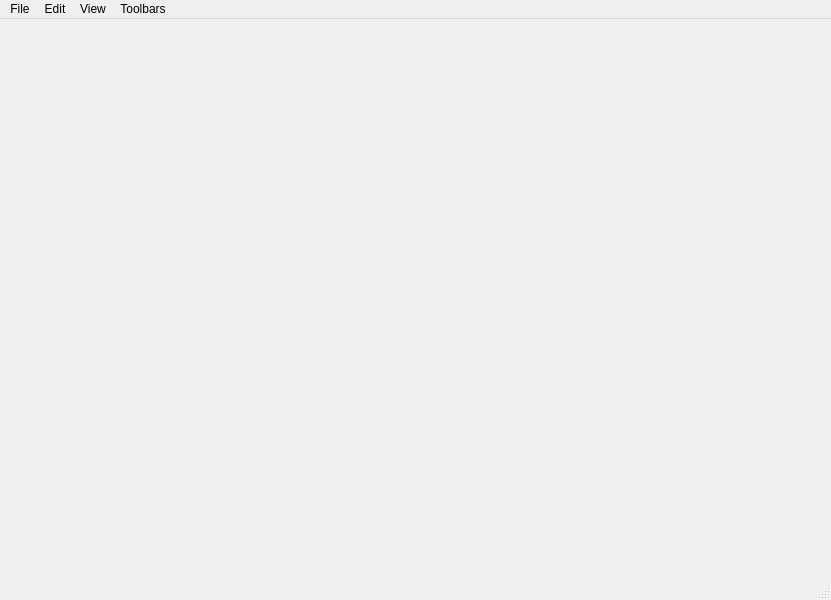
 <widget class="QMainWindow" name="MainWindow2">
  <property name="geometry">
   <rect>
    <x>0</x>
    <y>0</y>
    <width>831</width>
    <height>600</height>
   </rect>
  </property>
  <property name="windowTitle">
   <string>MainWindow</string>
  </property>
  <widget class="BackgroundWidget" name="background">
   <layout class="QVBoxLayout" name="layout">
    <property name="spacing">
     <number>0</number>
    </property>
    <property name="leftMargin">
     <number>0</number>
    </property>
    <property name="topMargin">
     <number>0</number>
    </property>
    <property name="rightMargin">
     <number>0</number>
    </property>
    <property name="bottomMargin">
     <number>0</number>
    </property>
    <item>
     <widget class="ScribbleArea" name="scribbleArea" native="true">
      <property name="focusPolicy">
       <enum>Qt::StrongFocus</enum>
      </property>
     </widget>
    </item>
   </layout>
  </widget>
  <widget class="QStatusBar" name="statusBar"/>
  <widget class="QMenuBar" name="menuBar">
   <property name="geometry">
    <rect>
     <x>0</x>
     <y>0</y>
     <width>831</width>
     <height>24</height>
    </rect>
   </property>
   <widget class="QMenu" name="menuFile">
    <property name="title">
     <string>File</string>
    </property>
    <widget class="QMenu" name="menuImport">
     <property name="title">
      <string>Import</string>
     </property>
     <addaction name="separator"/>
     <addaction name="actionImport_Image"/>
     <addaction name="actionImport_ImageSeq"/>
     <!-- Removed: Import Movie Video, Animated Image -->
     <addaction name="actionImportLayers_from_pclx"/>
     <addaction name="separator"/>
     <!-- Removed: Import Sound, Movie Audio -->
     <!-- Removed: Palette import options (Replace/Append) -->
    </widget>
    <widget class="QMenu" name="menuExport">
     <property name="title">
      <string>Export</string>
     </property>
     <addaction name="separator"/>
      <addaction name="actionExport_Animation"/>
      <addaction name="actionExport_Image"/>
      <addaction name="actionExport_Gif"/>
     <!-- Removed: Export Palette option -->
    </widget>
    <addaction name="actionNew"/>
    <addaction name="actionOpen"/>
    <addaction name="actionSave"/>
    <addaction name="actionSave_as"/>
    <addaction name="separator"/>
    <addaction name="menuImport"/>
    <addaction name="menuExport"/>
    <addaction name="separator"/>
    <addaction name="actionExit"/>
   </widget>
   <widget class="QMenu" name="menuEdit">
    <property name="title">
     <string>Edit</string>
    </property>
    <widget class="QMenu" name="menuSelection">
     <property name="title">
      <string>Selection</string>
     </property>
     <addaction name="actionFlip_X"/>
     <addaction name="actionFlip_Y"/>
    </widget>
    <widget class="QMenu" name="menuPrepare_scanned_drawings">
     <property name="title">
      <string>Prepare Scanned Drawings</string>
     </property>
     <addaction name="actionPegbarAlignment"/>
     <addaction name="actionAdd_Transparency_to_paper"/>
    </widget>
    <addaction name="actionUndo"/>
    <addaction name="actionRedo"/>
    <addaction name="separator"/>
    <addaction name="actionCut"/>
    <addaction name="actionCopy"/>
    <addaction name="actionPaste"/>
    <addaction name="actionPaste_Previous"/>
    <addaction name="actionClearFrame"/>
    <addaction name="separator"/>
    <addaction name="menuSelection"/>
    <addaction name="separator"/>
    <addaction name="actionSelect_All"/>
    <addaction name="actionDeselect_All"/>
    <addaction name="separator"/>
    <addaction name="menuPrepare_scanned_drawings"/>
    <addaction name="separator"/>
    <addaction name="actionPreference"/>
   </widget>
   <widget class="QMenu" name="menuView">
    <property name="title">
     <string>View</string>
    </property>
    <widget class="QMenu" name="menuOnion_Skin">
     <property name="title">
      <string>Onion Skin</string>
     </property>
     <addaction name="actionOnionPrev"/>
     <addaction name="actionOnionNext"/>
    </widget>
    <widget class="QMenu" name="menuZoom">
     <property name="title">
      <string>Zoom</string>
     </property>
     <property name="icon">
      <iconset resource="../data/app.qrc">
       <normaloff>:/icons/themes/playful/menubar/zoom-select.svg</normaloff>:/icons/themes/playful/menubar/zoom-select.svg</iconset>
     </property>
     <addaction name="actionZoom400"/>
     <addaction name="actionZoom300"/>
     <addaction name="actionZoom200"/>
     <addaction name="actionZoom100"/>
     <addaction name="actionZoom50"/>
     <addaction name="actionZoom33"/>
     <addaction name="actionZoom25"/>
    </widget>
    <widget class="QMenu" name="menuLayer_Visibility">
     <property name="title">
      <string>Layer Visibility</string>
     </property>
     <addaction name="actionVisibilityCurrentLayerOnly"/>
     <addaction name="actionVisibilityRelative"/>
     <addaction name="actionVisibilityAll"/>
    </widget>
    <widget class="QMenu" name="menuOverlays">
     <property name="title">
      <string>Overlays</string>
     </property>
     <widget class="QMenu" name="menuPerspectiveLinesAngle">
      <property name="title">
       <string>Perspective Lines Angle</string>
      </property>
      <property name="icon">
       <iconset resource="../data/app.qrc">
        <normaloff>:/icons/themes/playful/display/perspective-angle.svg</normaloff>:/icons/themes/playful/display/perspective-angle.svg</iconset>
      </property>
      <addaction name="action2Degrees"/>
      <addaction name="action3Degrees"/>
      <addaction name="action5Degrees"/>
      <addaction name="action7_5Degrees"/>
      <addaction name="action10Degrees"/>
      <addaction name="action15Degrees"/>
      <addaction name="action20Degrees"/>
      <addaction name="action30Degrees"/>
     </widget>
     <addaction name="actionGrid"/>
     <addaction name="actionCenter"/>
     <addaction name="actionThirds"/>
     <addaction name="actionGoldenRatio"/>
     <addaction name="actionSafeAreas"/>
     <addaction name="actionOnePointPerspective"/>
     <addaction name="actionTwoPointPerspective"/>
     <addaction name="actionThreePointPerspective"/>
     <addaction name="menuPerspectiveLinesAngle"/>
    </widget>
    <addaction name="actionReset_View"/>
    <addaction name="actionCenter_View"/>
    <addaction name="separator"/>
    <addaction name="actionZoom_In"/>
    <addaction name="actionZoom_Out"/>
    <addaction name="menuZoom"/>
    <addaction name="separator"/>
    <addaction name="actionRotate_Clockwise"/>
    <addaction name="actionRotate_Anticlockwise"/>
    <addaction name="actionReset_Rotation"/>
    <addaction name="separator"/>
    <addaction name="actionHorizontal_Flip"/>
    <addaction name="actionVertical_Flip"/>
    <addaction name="separator"/>
    <addaction name="menuOverlays"/>
    <addaction name="menuOnion_Skin"/>
    <addaction name="menuLayer_Visibility"/>
    <addaction name="separator"/>
    <addaction name="actionShowInvisibleLines"/>
    <addaction name="actionShowOutlinesOnly"/>
    <addaction name="separator"/>
   </widget>
   <widget class="QMenu" name="menuAnimation">
    <property name="title">
     <string>Animation</string>
    </property>
    <widget class="QMenu" name="menuTimeline_Selection">
     <property name="title">
      <string>Timeline Selection</string>
     </property>
     <addaction name="actionAdd_Frame_Exposure"/>
     <addaction name="actionSubtract_Frame_Exposure"/>
     <addaction name="separator"/>
     <addaction name="actionReverse_Frames_Order"/>
     <addaction name="actionRemove_Frames"/>
    </widget>
    <addaction name="actionPlay"/>
    <addaction name="actionLoop"/>
    <addaction name="actionLoopControl"/>
    <addaction name="separator"/>
    <addaction name="actionNext_Frame"/>
    <addaction name="actionPrevious_Frame"/>
    <addaction name="actionNext_KeyFrame"/>
    <addaction name="actionPrev_KeyFrame"/>
    <addaction name="separator"/>
    <addaction name="actionAdd_Frame"/>
    <addaction name="actionRemove_Frame"/>
    <addaction name="separator"/>
    <addaction name="actionMove_Frame_Forward"/>
    <addaction name="actionMove_Frame_Backward"/>
    <addaction name="separator"/>
    <addaction name="actionFlip_inbetween"/>
    <addaction name="actionFlip_rolling"/>
    <addaction name="separator"/>
    <addaction name="actionReposition_Selected_Frames"/>
    <addaction name="menuTimeline_Selection"/>
   </widget>
   <widget class="QMenu" name="menuTools">
    <property name="title">
     <string>Tools</string>
    </property>
    <addaction name="actionMove"/>
    <addaction name="actionSelect"/>
    <addaction name="actionPen"/>

    <addaction name="actionEraser"/>
    <addaction name="actionPolyline"/>
    <addaction name="actionEyedropper"/>
    <addaction name="actionBucket"/>
   </widget>
   <widget class="QMenu" name="menuLayer">
    <property name="title">
     <string>Layer</string>
    </property>
    <widget class="QMenu" name="menuChange_line_color">
     <property name="title">
      <string>Change line color</string>
     </property>
     <addaction name="actionChangeLineColorCurrent_keyframe"/>
     <addaction name="actionChangeLineColorAll_keyframes_on_layer"/>
    </widget>
    <addaction name="actionNew_Bitmap_Layer"/>
    <!-- Removed: New Sound Layer action from menu -->
    <addaction name="separator"/>
    <addaction name="actionDelete_Current_Layer"/>
    <addaction name="separator"/>
    <addaction name="menuChange_line_color"/>
    <addaction name="separator"/>
    <addaction name="actionChangeLayerOpacity"/>
   </widget>
   <widget class="QMenu" name="menuWindows">
    <property name="title">
     <string>Toolbars</string>
    </property>
   </widget>
   <widget class="QMenu" name="menuAbout">
    <property name="title">
     <string>About</string>
    </property>
    <addaction name="actionAbout"/>
   </widget>
   <addaction name="menuFile"/>
   <addaction name="menuEdit"/>
   <addaction name="menuView"/>

   <addaction name="menuWindows"/>

  </widget>
  <action name="actionNew">
   <property name="icon">
    <iconset resource="../data/app.qrc">
     <normaloff>:/icons/themes/playful/menubar/new.svg</normaloff>:/icons/themes/playful/menubar/new.svg</iconset>
   </property>
   <property name="text">
    <string>New</string>
   </property>
  </action>
  <action name="actionOpen">
   <property name="icon">
    <iconset resource="../data/app.qrc">
     <normaloff>:/icons/themes/playful/menubar/open.svg</normaloff>:/icons/themes/playful/menubar/open.svg</iconset>
   </property>
   <property name="text">
    <string>Open</string>
   </property>
  </action>
  <action name="actionSave">
   <property name="icon">
    <iconset resource="../data/app.qrc">
     <normaloff>:/icons/themes/playful/menubar/save.svg</normaloff>:/icons/themes/playful/menubar/save.svg</iconset>
   </property>
   <property name="text">
    <string>Save</string>
   </property>
  </action>
  <action name="actionSave_as">
   <property name="icon">
    <iconset resource="../data/app.qrc">
     <normaloff>:/icons/themes/playful/menubar/save.svg</normaloff>:/icons/themes/playful/menubar/save.svg</iconset>
   </property>
   <property name="text">
    <string>Save As...</string>
   </property>
  </action>
  <action name="actionExit">
   <property name="text">
    <string>Exit</string>
   </property>
  </action>
  <!-- Removed: actionExport_ImageSeq (Current Layer Animation) -->
  <action name="actionExport_Animation">
   <property name="text">
    <string>Animation...</string>
   </property>
  </action>
  <action name="actionExport_Sprite">
   <property name="text">
    <string>Sprite Sheet...</string>
   </property>
  </action>
  <action name="actionExport_Image">
   <property name="text">
    <string>Image...</string>
   </property>
  </action>
  <action name="actionExport_Gif">
   <property name="text">
    <string>Export GIF...</string>
   </property>
  </action>
   <!-- Removed: actionExport_Palette -->
  <action name="actionImport_Image">
   <property name="text">
    <string>Image...</string>
   </property>
  </action>
  <action name="actionImport_ImageSeq">
   <property name="text">
    <string>Image Sequence...</string>
   </property>
  </action>
  
  <!-- Removed: actionImport_ImageSeqNum (Image Predefined set...) -->
  <action name="actionUndo">
   <property name="icon">
    <iconset resource="../data/app.qrc">
     <normaloff>:/icons/themes/playful/menubar/undo.svg</normaloff>:/icons/themes/playful/menubar/undo.svg</iconset>
   </property>
   <property name="text">
    <string>Undo</string>
   </property>
  </action>
  <action name="actionRedo">
   <property name="icon">
    <iconset resource="../data/app.qrc">
     <normaloff>:/icons/themes/playful/menubar/redo.svg</normaloff>:/icons/themes/playful/menubar/redo.svg</iconset>
   </property>
   <property name="text">
    <string>Redo</string>
   </property>
  </action>
  <action name="actionCut">
   <property name="enabled">
    <bool>true</bool>
   </property>
   <property name="icon">
    <iconset resource="../data/app.qrc">
     <normaloff>:/icons/themes/playful/menubar/cut.svg</normaloff>:/icons/themes/playful/menubar/cut.svg</iconset>
   </property>
   <property name="text">
    <string>Cut</string>
   </property>
  </action>
  <action name="actionCopy">
   <property name="enabled">
    <bool>true</bool>
   </property>
   <property name="icon">
    <iconset resource="../data/app.qrc">
     <normaloff>:/icons/themes/playful/menubar/copy.svg</normaloff>:/icons/themes/playful/menubar/copy.svg</iconset>
   </property>
   <property name="text">
    <string>Copy</string>
   </property>
  </action>
  <action name="actionPaste">
   <property name="enabled">
    <bool>true</bool>
   </property>
   <property name="icon">
    <iconset resource="../data/app.qrc">
     <normaloff>:/icons/themes/playful/menubar/paste.svg</normaloff>:/icons/themes/playful/menubar/paste.svg</iconset>
   </property>
   <property name="text">
    <string>Paste</string>
   </property>
  </action>
  <action name="actionSelect_All">
   <property name="text">
    <string>Select All</string>
   </property>
  </action>
  <action name="actionDeselect_All">
   <property name="text">
    <string>Deselect All</string>
   </property>
  </action>
  <action name="actionClearFrame">
   <property name="icon">
    <iconset resource="../data/app.qrc">
     <normaloff>:/icons/themes/playful/menubar/clear-canvas.svg</normaloff>:/icons/themes/playful/menubar/clear-canvas.svg</iconset>
   </property>
   <property name="text">
    <string>Clear Frame</string>
   </property>
  </action>
  <action name="actionPreference">
   <property name="text">
    <string>Preferences</string>
   </property>
   <property name="menuRole">
    <enum>QAction::PreferencesRole</enum>
   </property>
  </action>
  <action name="actionResetWindows">
   <property name="text">
    <string>Reset Windows</string>
   </property>
  </action>
  <action name="actionZoom_In">
   <property name="icon">
    <iconset resource="../data/app.qrc">
     <normaloff>:/icons/themes/playful/menubar/zoom-in.svg</normaloff>:/icons/themes/playful/menubar/zoom-in.svg</iconset>
   </property>
   <property name="text">
    <string>Zoom In</string>
   </property>
  </action>
  <action name="actionZoom_Out">
   <property name="icon">
    <iconset resource="../data/app.qrc">
     <normaloff>:/icons/themes/playful/menubar/zoom-out.svg</normaloff>:/icons/themes/playful/menubar/zoom-out.svg</iconset>
   </property>
   <property name="text">
    <string>Zoom Out</string>
   </property>
  </action>
  <action name="actionRotate_Clockwise">
   <property name="text">
    <string>Rotate Clockwise</string>
   </property>
  </action>
  <action name="actionRotate_Anticlockwise">
   <property name="text">
    <string>Rotate Anticlockwise</string>
   </property>
  </action>
  <action name="actionReset_View">
   <property name="icon">
    <iconset resource="../data/app.qrc">
     <normaloff>:/icons/themes/playful/menubar/view-reset.svg</normaloff>:/icons/themes/playful/menubar/view-reset.svg</iconset>
   </property>
   <property name="text">
    <string>Reset</string>
   </property>
  </action>
  <action name="actionHorizontal_Flip">
   <property name="checkable">
    <bool>true</bool>
   </property>
   <property name="icon">
    <iconset resource="../data/app.qrc">
     <normaloff>:/icons/themes/playful/display/mirror-horizontal.svg</normaloff>:/icons/themes/playful/display/mirror-horizontal.svg</iconset>
   </property>
   <property name="text">
    <string>Horizontal Flip</string>
   </property>
  </action>
  <action name="actionVertical_Flip">
   <property name="checkable">
    <bool>true</bool>
   </property>
   <property name="icon">
    <iconset resource="../data/app.qrc">
     <normaloff>:/icons/themes/playful/display/mirror-vertical.svg</normaloff>:/icons/themes/playful/display/mirror-vertical.svg</iconset>
   </property>
   <property name="text">
    <string>Vertical Flip</string>
   </property>
  </action>
  <action name="actionGrid">
   <property name="checkable">
    <bool>true</bool>
   </property>
   <property name="icon">
    <iconset resource="../data/app.qrc">
     <normaloff>:/icons/themes/playful/display/overlay-grid.svg</normaloff>:/icons/themes/playful/display/overlay-grid.svg</iconset>
   </property>
   <property name="text">
    <string>Grid</string>
   </property>
  </action>
  <action name="actionOnionPrev">
   <property name="checkable">
    <bool>true</bool>
   </property>
   <property name="icon">
    <iconset resource="../data/app.qrc">
     <normaloff>:/icons/themes/playful/onion/onionskin-red.svg</normaloff>:/icons/themes/playful/onion/onionskin-red.svg</iconset>
   </property>
   <property name="text">
    <string>Previous</string>
   </property>
   <property name="statusTip">
    <string>Show previous onion skin</string>
   </property>
  </action>
  <action name="actionOnionNext">
   <property name="checkable">
    <bool>true</bool>
   </property>
   <property name="icon">
    <iconset resource="../data/app.qrc">
     <normaloff>:/icons/themes/playful/onion/onionskin-blue.svg</normaloff>:/icons/themes/playful/onion/onionskin-blue.svg</iconset>
   </property>
   <property name="text">
    <string>Next</string>
   </property>
   <property name="statusTip">
    <string>Show next onion skin</string>
   </property>
  </action>
  <action name="actionPlay">
   <property name="icon">
    <iconset resource="../data/app.qrc">
     <normaloff>:/icons/themes/playful/controls/control-play.svg</normaloff>:/icons/themes/playful/controls/control-play.svg</iconset>
   </property>
   <property name="text">
    <string>Play</string>
   </property>
  </action>
  <action name="actionLoop">
   <property name="checkable">
    <bool>true</bool>
   </property>
   <property name="icon">
    <iconset resource="../data/app.qrc">
     <normaloff>:/icons/themes/playful/controls/control-loop.svg</normaloff>:/icons/themes/playful/controls/control-loop.svg</iconset>
   </property>
   <property name="text">
    <string>Loop</string>
   </property>
  </action>
  <action name="actionNext_Frame">
   <property name="text">
    <string>Next Frame</string>
   </property>
  </action>
  <action name="actionPrevious_Frame">
   <property name="text">
    <string>Previous Frame</string>
   </property>
  </action>
  <action name="actionAdd_Frame">
   <property name="icon">
    <iconset resource="../data/app.qrc">
     <normaloff>:/icons/themes/playful/timeline/frame-add.svg</normaloff>:/icons/themes/playful/timeline/frame-add.svg</iconset>
   </property>
   <property name="text">
    <string>Add Frame</string>
   </property>
  </action>
  <action name="actionDuplicate_Frame">
   <property name="icon">
    <iconset resource="../data/app.qrc">
     <normaloff>:/icons/themes/playful/timeline/frame-duplicate.svg</normaloff>:/icons/themes/playful/timeline/frame-duplicate.svg</iconset>
   </property>
   <property name="text">
    <string>Duplicate Frame</string>
   </property>
  </action>
  <action name="actionRemove_Frame">
   <property name="icon">
    <iconset resource="../data/app.qrc">
     <normaloff>:/icons/themes/playful/timeline/frame-remove.svg</normaloff>:/icons/themes/playful/timeline/frame-remove.svg</iconset>
   </property>
   <property name="text">
    <string>Remove Frame</string>
   </property>
  </action>
  <action name="actionMove">
   <property name="icon">
    <iconset resource="../data/app.qrc">
     <normaloff>:/icons/themes/playful/tools/tool-move.svg</normaloff>:/icons/themes/playful/tools/tool-move.svg</iconset>
   </property>
   <property name="text">
    <string>Move</string>
   </property>
  </action>
  <action name="actionSelect">
   <property name="icon">
    <iconset resource="../data/app.qrc">
     <normaloff>:/icons/themes/playful/tools/tool-select.svg</normaloff>:/icons/themes/playful/tools/tool-select.svg</iconset>
   </property>
   <property name="text">
    <string>Select</string>
   </property>
  </action>
  <action name="actionPen">
   <property name="icon">
    <iconset resource="../data/app.qrc">
     <normaloff>:/icons/themes/playful/tools/tool-pen.svg</normaloff>:/icons/themes/playful/tools/tool-pen.svg</iconset>
   </property>
   <property name="text">
    <string>Pen</string>
   </property>
  </action>
  <action name="actionHand">
   <property name="icon">
    <iconset resource="../data/app.qrc">
     <normaloff>:/icons/themes/playful/tools/tool-hand.svg</normaloff>:/icons/themes/playful/tools/tool-hand.svg</iconset>
   </property>
   <property name="text">
    <string>Hand</string>
   </property>
  </action>

  <action name="actionPolyline">
   <property name="icon">
    <iconset resource="../data/app.qrc">
     <normaloff>:/icons/themes/playful/tools/tool-polyline.svg</normaloff>:/icons/themes/playful/tools/tool-polyline.svg</iconset>
   </property>
   <property name="text">
    <string>Polyline</string>
   </property>
  </action>
  <action name="actionEraser">
   <property name="icon">
    <iconset resource="../data/app.qrc">
     <normaloff>:/icons/themes/playful/tools/tool-eraser.svg</normaloff>:/icons/themes/playful/tools/tool-eraser.svg</iconset>
   </property>
   <property name="text">
    <string>Eraser</string>
   </property>
  </action>
  <action name="actionEyedropper">
   <property name="icon">
    <iconset resource="../data/app.qrc">
     <normaloff>:/icons/themes/playful/tools/tool-eyedropper.svg</normaloff>:/icons/themes/playful/tools/tool-eyedropper.svg</iconset>
   </property>
   <property name="text">
    <string>Eyedropper</string>
   </property>
  </action>
  <action name="actionBucket">
   <property name="icon">
    <iconset resource="../data/app.qrc">
     <normaloff>:/icons/themes/playful/tools/tool-bucket.svg</normaloff>:/icons/themes/playful/tools/tool-bucket.svg</iconset>
   </property>
   <property name="text">
    <string>Bucket</string>
   </property>
  </action>
  <action name="actionNew_Bitmap_Layer">
   <property name="icon">
    <iconset resource="../data/app.qrc">
     <normaloff>:/icons/themes/playful/timeline/cell-bitmap.svg</normaloff>:/icons/themes/playful/timeline/cell-bitmap.svg</iconset>
   </property>
   <property name="text">
    <string>New Bitmap Layer</string>
   </property>
  </action>
  <action name="actionNew_Sound_Layer">
   <property name="icon">
    <iconset resource="../data/app.qrc">
     <normaloff>:/icons/themes/playful/timeline/cell-sound.svg</normaloff>:/icons/themes/playful/timeline/cell-sound.svg</iconset>
   </property>
   <property name="text">
    <string>New Sound Layer</string>
   </property>
  </action>
  <action name="actionDelete_Current_Layer">
   <property name="icon">
    <iconset resource="../data/app.qrc">
     <normaloff>:/icons/themes/playful/timeline/layer-remove.svg</normaloff>:/icons/themes/playful/timeline/layer-remove.svg</iconset>
   </property>
   <property name="text">
    <string>Delete Current Layer</string>
   </property>
  </action>
  <action name="actionAbout">
   <property name="text">
    <string>About</string>
   </property>
  </action>
  <action name="actionResetToolsDefault">
   <property name="text">
    <string>Reset to default</string>
   </property>
   <property name="toolTip">
    <string>Reset to default</string>
   </property>
  </action>
  <action name="actionNext_KeyFrame">
   <property name="icon">
    <iconset>
     <normalon>:/icons/next.png</normalon>
    </iconset>
   </property>
   <property name="text">
    <string>Next Keyframe</string>
   </property>
   <property name="toolTip">
    <string>Next Keyframe</string>
   </property>
  </action>
  <action name="actionPrev_KeyFrame">
   <property name="icon">
    <iconset>
     <normalon>:/icons/prev.png</normalon>
    </iconset>
   </property>
   <property name="text">
    <string>Previous KeyFrame</string>
   </property>
   <property name="toolTip">
    <string>Previous KeyFrame</string>
   </property>
  </action>
  <action name="actionLoopControl">
   <property name="checkable">
    <bool>true</bool>
   </property>
   <property name="enabled">
    <bool>true</bool>
   </property>
   <property name="text">
    <string>Range</string>
   </property>
  </action>
  <action name="actionFlip_X">
   <property name="text">
    <string>Flip X</string>
   </property>
  </action>
  <action name="actionFlip_Y">
   <property name="text">
    <string>Flip Y</string>
   </property>
  </action>
  <action name="actionMove_Frame_Forward">
   <property name="text">
    <string>Move Frame Forward</string>
   </property>
  </action>
  <action name="actionMove_Frame_Backward">
   <property name="text">
    <string>Move Frame Backward</string>
   </property>
  </action>
  
  
  <action name="actionFlip_inbetween">
   <property name="text">
    <string>Flip In-Between</string>
   </property>
  </action>
  <action name="actionFlip_rolling">
   <property name="text">
    <string>Flip Rolling</string>
   </property>
  </action>
  <action name="actionPegbarAlignment">
   <property name="text">
    <string>Peg Bar Alignment</string>
   </property>
  </action>
  
  <!-- Removed: actionImport_Append_Palette and actionImport_Replace_Palette -->
  <action name="actionChangeLineColorCurrent_keyframe">
   <property name="text">
    <string>Current keyframe</string>
   </property>
  </action>
  <action name="actionChangeLineColorAll_keyframes_on_layer">
   <property name="text">
    <string>All keyframes on layer</string>
   </property>
  </action>
  <action name="actionImportLayers_from_pclx">
   <property name="text">
    <string>Layers from Project file...</string>
   </property>
  </action>
  <action name="actionVisibilityCurrentLayerOnly">
   <property name="checkable">
    <bool>true</bool>
   </property>
   <property name="text">
    <string>Current layer only</string>
   </property>
  </action>
  <action name="actionVisibilityRelative">
   <property name="checkable">
    <bool>true</bool>
   </property>
   <property name="text">
    <string>Relative</string>
   </property>
  </action>
  <action name="actionVisibilityAll">
   <property name="checkable">
    <bool>true</bool>
   </property>
   <property name="text">
    <string>All layers</string>
   </property>
  </action>
  <action name="actionReposition_Selected_Frames">
   <property name="text">
    <string>Reposition Selected Frames</string>
   </property>
  </action>
  <action name="actionChangeLayerOpacity">
   <property name="text">
    <string>Layer / Keyframe opacity</string>
   </property>
  </action>
  <action name="actionOpen_Temporary_Directory">
   <property name="text">
    <string>Open Temporary Directory</string>
   </property>
  </action>
  <action name="actionZoom400">
   <property name="text">
    <string>400%</string>
   </property>
  </action>
  <action name="actionZoom300">
   <property name="text">
    <string>300%</string>
   </property>
  </action>
  <action name="actionZoom200">
   <property name="text">
    <string>200%</string>
   </property>
  </action>
  <action name="actionZoom100">
   <property name="text">
    <string>100%</string>
   </property>
  </action>
  <action name="actionZoom50">
   <property name="text">
    <string>50%</string>
   </property>
  </action>
  <action name="actionZoom33">
   <property name="text">
    <string>33%</string>
   </property>
  </action>
  <action name="actionZoom25">
   <property name="text">
    <string>25%</string>
   </property>
  </action>
  <action name="actionLockWindows">
   <property name="checkable">
    <bool>true</bool>
   </property>
   <property name="text">
    <string>Lock Windows</string>
   </property>
  </action>
  <action name="actionCenter_View">
   <property name="text">
    <string comment="To move sth. to the center">Center</string>
   </property>
  </action>
  <action name="actionReset_Rotation">
   <property name="text">
    <string>Reset Rotation</string>
   </property>
  </action>
  <action name="actionAdd_Transparency_to_paper">
   <property name="text">
    <string>Replace Paper with Transparency</string>
   </property>
  </action>
  <action name="actionAdd_Frame_Exposure">
   <property name="text">
    <string>Add Exposure</string>
   </property>
  </action>
  <action name="actionSubtract_Frame_Exposure">
   <property name="text">
    <string>Subtract Exposure</string>
   </property>
  </action>
  <action name="actionReverse_Frames_Order">
   <property name="text">
    <string>Reverse Frames Order</string>
   </property>
  </action>
  <action name="actionRemove_Frames">
   <property name="text">
    <string>Remove Frames</string>
   </property>
  </action>
  <action name="actionPaste_Previous">
   <property name="text">
    <string>Paste from Previous Keyframe</string>
   </property>
   <property name="toolTip">
    <string>Paste from Previous Keyframe</string>
   </property>
  </action>
  <action name="actionShowInvisibleLines">
   <property name="checkable">
    <bool>true</bool>
   </property>
   <property name="icon">
    <iconset resource="../data/app.qrc">
     <normaloff>:/icons/themes/playful/display/lines-invisible.svg</normaloff>:/icons/themes/playful/display/lines-invisible.svg</iconset>
   </property>
   <property name="text">
    <string>Show Invisible Lines</string>
   </property>
  </action>
  <action name="actionShowOutlinesOnly">
   <property name="checkable">
    <bool>true</bool>
   </property>
   <property name="icon">
    <iconset resource="../data/app.qrc">
     <normaloff>:/icons/themes/playful/display/lines-outline.svg</normaloff>:/icons/themes/playful/display/lines-outline.svg</iconset>
   </property>
   <property name="text">
    <string>Show Outlines Only</string>
   </property>
  </action>
  <action name="actionCenter">
   <property name="checkable">
    <bool>true</bool>
   </property>
   <property name="icon">
    <iconset resource="../data/app.qrc">
     <normaloff>:/icons/themes/playful/display/overlay-center.svg</normaloff>:/icons/themes/playful/display/overlay-center.svg</iconset>
   </property>
   <property name="text">
    <string comment="The middle point of an area">Center</string>
   </property>
  </action>
  <action name="actionThirds">
   <property name="checkable">
    <bool>true</bool>
   </property>
   <property name="icon">
    <iconset resource="../data/app.qrc">
     <normaloff>:/icons/themes/playful/display/overlay-thirds.svg</normaloff>:/icons/themes/playful/display/overlay-thirds.svg</iconset>
   </property>
   <property name="text">
    <string>Thirds</string>
   </property>
  </action>
  <action name="actionGoldenRatio">
   <property name="checkable">
    <bool>true</bool>
   </property>
   <property name="icon">
    <iconset resource="../data/app.qrc">
     <normaloff>:/icons/themes/playful/display/overlay-golden-ratio.svg</normaloff>:/icons/themes/playful/display/overlay-golden-ratio.svg</iconset>
   </property>
   <property name="text">
    <string>Golden Ratio</string>
   </property>
  </action>
  <action name="actionSafeAreas">
   <property name="checkable">
    <bool>true</bool>
   </property>
   <property name="icon">
    <iconset resource="../data/app.qrc">
     <normaloff>:/icons/themes/playful/display/overlay-safe.svg</normaloff>:/icons/themes/playful/display/overlay-safe.svg</iconset>
   </property>
   <property name="text">
    <string>Safe Areas</string>
   </property>
  </action>
  <action name="actionOnePointPerspective">
   <property name="checkable">
    <bool>true</bool>
   </property>
   <property name="icon">
    <iconset resource="../data/app.qrc">
     <normaloff>:/icons/themes/playful/display/perspective-onepoint.svg</normaloff>:/icons/themes/playful/display/perspective-onepoint.svg</iconset>
   </property>
   <property name="text">
    <string>One Point Perspective</string>
   </property>
  </action>
  <action name="actionTwoPointPerspective">
   <property name="checkable">
    <bool>true</bool>
   </property>
   <property name="icon">
    <iconset resource="../data/app.qrc">
     <normaloff>:/icons/themes/playful/display/perspective-twopoints.svg</normaloff>:/icons/themes/playful/display/perspective-twopoints.svg</iconset>
   </property>
   <property name="text">
    <string>Two Point Perspective</string>
   </property>
  </action>
  <action name="actionThreePointPerspective">
   <property name="checkable">
    <bool>true</bool>
   </property>
   <property name="icon">
    <iconset resource="../data/app.qrc">
     <normaloff>:/icons/themes/playful/display/perspective-threepoints.svg</normaloff>:/icons/themes/playful/display/perspective-threepoints.svg</iconset>
   </property>
   <property name="text">
    <string>Three Point Perspective</string>
   </property>
  </action>
  <action name="action2Degrees">
   <property name="checkable">
    <bool>true</bool>
   </property>
   <property name="text">
    <string>2°</string>
   </property>
  </action>
  <action name="action3Degrees">
   <property name="checkable">
    <bool>true</bool>
   </property>
   <property name="text">
    <string>3°</string>
   </property>
  </action>
  <action name="action5Degrees">
   <property name="checkable">
    <bool>true</bool>
   </property>
   <property name="text">
    <string>5°</string>
   </property>
  </action>
  <action name="action7_5Degrees">
   <property name="checkable">
    <bool>true</bool>
   </property>
   <property name="text">
    <string>7.5°</string>
   </property>
  </action>
  <action name="action10Degrees">
   <property name="checkable">
    <bool>true</bool>
   </property>
   <property name="text">
    <string>10°</string>
   </property>
  </action>
  <action name="action15Degrees">
   <property name="checkable">
    <bool>true</bool>
   </property>
   <property name="text">
    <string>15°</string>
   </property>
  </action>
  <action name="action20Degrees">
   <property name="checkable">
    <bool>true</bool>
   </property>
   <property name="text">
    <string>20°</string>
   </property>
  </action>
  <action name="action30Degrees">
   <property name="checkable">
    <bool>true</bool>
   </property>
   <property name="text">
    <string>30°</string>
   </property>
  </action>
 </widget>
